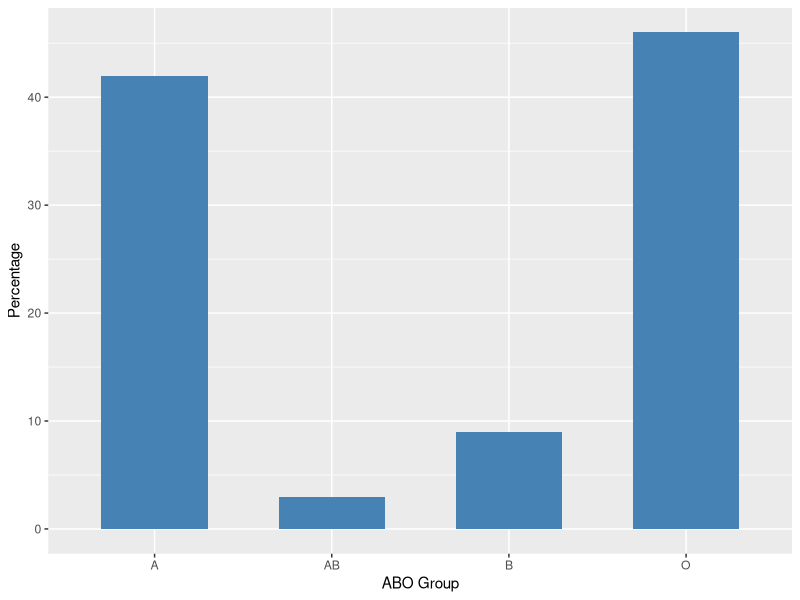
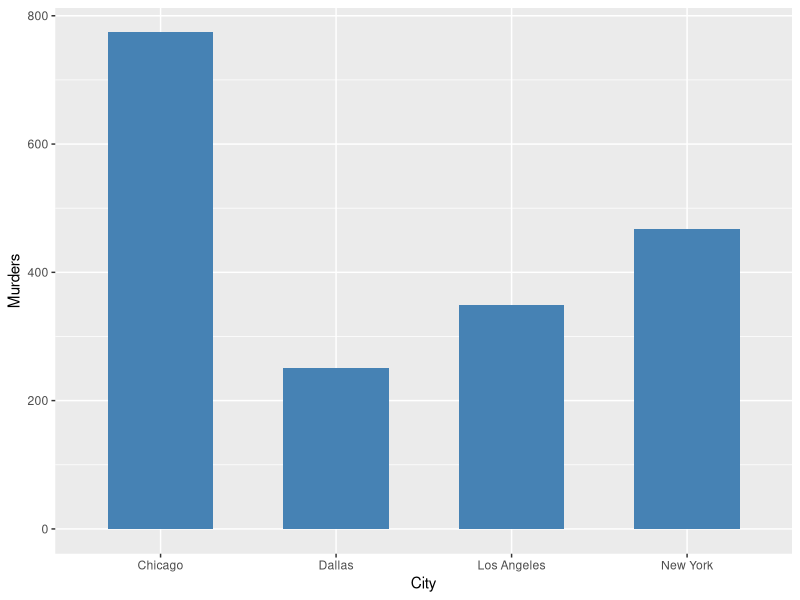
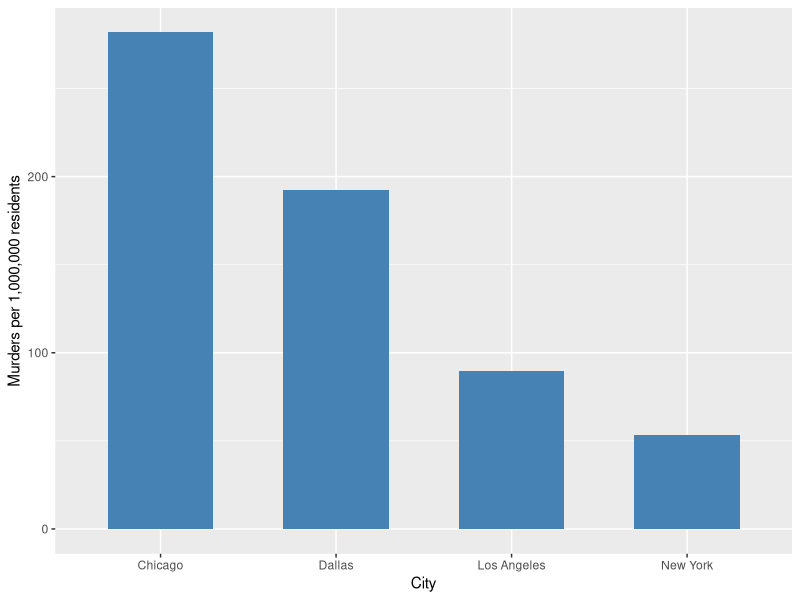
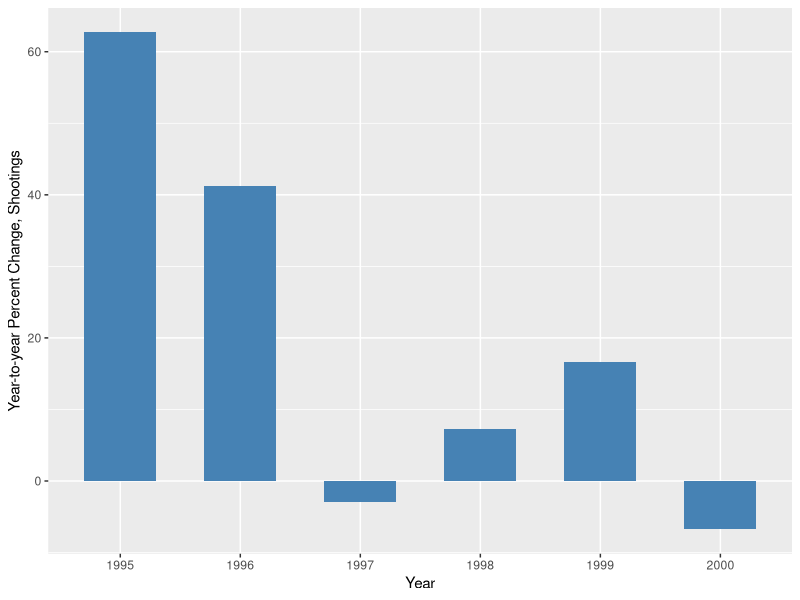
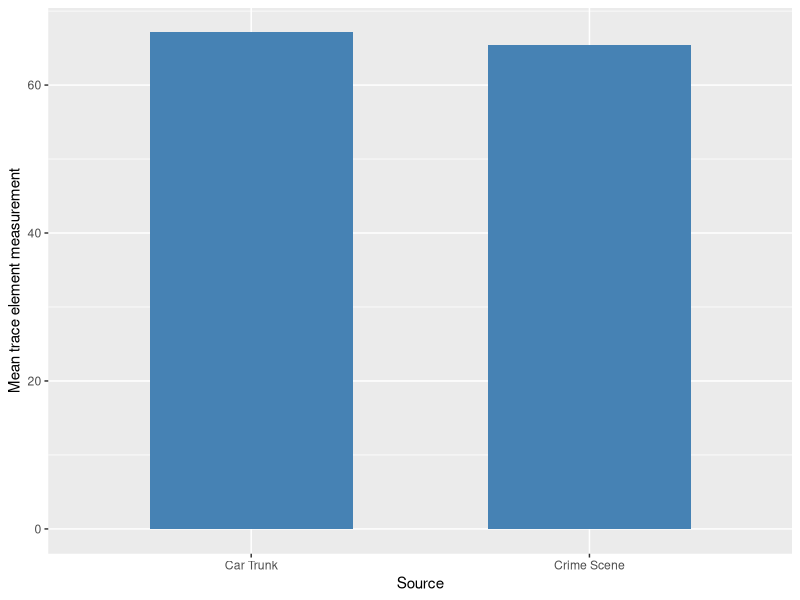
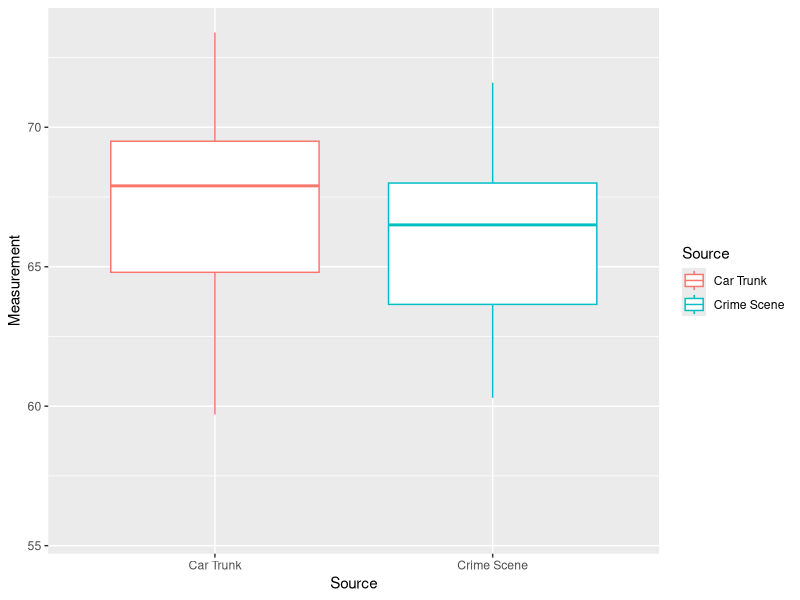

R code for these plots, in order:
## ---- chunk 1

library(dplyr)
library(ggplot2)

data <- data.frame(ABO_Group = c("A", "B", "AB", "O"), value = c(210, 45, 15, 230)) %>%
  mutate(prop = value / sum(value) * 100)

ggplot(data, aes(ABO_Group, prop)) + 
  geom_bar(stat = "identity", fill = "steelblue", width = 0.6) + 
  labs(x = "ABO Group", y = "Percentage")
## ---- chunk 2

data <- data.frame(City = c("Chicago", "Dallas", "Los Angeles", "New York"), 
                   Murders = c(774, 251, 349, 468))

# 

ggplot(data, aes(City, Murders)) + 
  geom_bar(stat = "identity", fill = "steelblue", width = 0.6) + 
  labs(x = "City", y = "Murders")
## ---- chunk 3

data <- data.frame(City = c("Chicago", "Dallas", "Los Angeles", "New York"), 
                   Murders = c(281.8645, 192.4847, 89.51013, 53.15766)) 

ggplot(data, aes(City, Murders)) + 
  geom_bar(stat = "identity", fill = "steelblue", width = 0.6) + 
  labs(x = "City", y = "Murders per 1,000,000 residents")
## ---- chunk 4

data <- data.frame(City = c("1995", "1996", "1997", "1998", "1999", "2000"), 
                   RateChange = c(62.7, 41.3, -2.9, 7.3, 16.7, -6.7)) 

# 2014-2020: 177, 288, 407, 395, 424, 495, 462 Shootings in Toronto (Wikipedia)

ggplot(data, aes(City, RateChange)) + 
  geom_bar(stat = "identity", fill = "steelblue", width = 0.6) + 
  labs(x = "Year", y = "Year-to-year Percent Change, Shootings")
## ---- chunk 5

data01 = c(55.6, 65.6, 68.0, 68.9, 67.7, 66.5, 66.8, 60.3, 68.0, 71.6, 61.4, 63.2, 68.2, 64.1, 64.8)
data02 = c(67.9, 68.9, 69.5, 67.6, 73.4, 64.5, 73.0, 59.7, 66.9, 68.2, 71.8, 64.8, 56.3)
data <- data.frame(Source = c("Car Trunk", "Crime Scene"), 
                   Mean = c(mean(data02), mean(data01)))

ggplot(data, aes(Source, Mean)) + 
  geom_bar(stat = "identity", fill = "steelblue", width = 0.6) + 
  labs(x = "Source", y = "Mean trace element measurement")
## ---- chunk 6

## Joseph: The legend runs off the side of the page in the HTML output.
##         Can you see if you can figure out a way to fix that?
## Joseph: Can you add the horizontal line to the end of the whiskers?

data01 = c(55.6, 65.6, 68.0, 68.9, 67.7, 66.5, 66.8, 60.3, 68.0, 71.6, 61.4, 63.2, 68.2, 64.1, 64.8)
data02 = c(67.9, 68.9, 69.5, 67.6, 73.4, 64.5, 73.0, 59.7, 66.9, 68.2, 71.8, 64.8, 56.3)

data01 <- data.frame(Measurement = data01)
data01['Source'] = 'Crime Scene'

data02 <- data.frame(Measurement = data02)
data02['Source'] = 'Car Trunk'

data03 = rbind(data01, data02)

ggplot(data03, aes(x=Source, y=Measurement, color=Source)) + 
  geom_boxplot(outlier.shape = NA)

